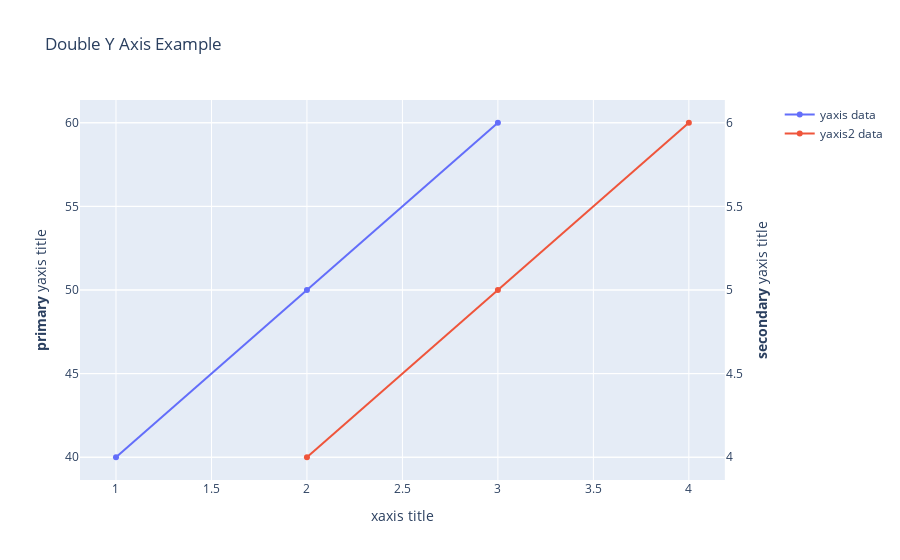

Notebook cell for this chart:
### Code cell
#Same as above but with plotly??

import plotly.graph_objects as go
from plotly.subplots import make_subplots

# Create figure with secondary y-axis
fig = make_subplots(specs=[[{"secondary_y": True}]])

# Add traces
fig.add_trace(
    go.Scatter(x=[1, 2, 3], y=[40, 50, 60], name="yaxis data"),
    secondary_y=False,
)

fig.add_trace(
    go.Scatter(x=[2, 3, 4], y=[4, 5, 6], name="yaxis2 data"),
    secondary_y=True,
)

# Add figure title
fig.update_layout(
    title_text="Double Y Axis Example"
)

# Set x-axis title
fig.update_xaxes(title_text="xaxis title")

# Set y-axes titles
fig.update_yaxes(title_text="<b>primary</b> yaxis title", secondary_y=False)
fig.update_yaxes(title_text="<b>secondary</b> yaxis title", secondary_y=True)

fig.show()

### Figure 1 — Plotly figure (JSON) as saved in the notebook; plotly's stock layout.template omitted (floating-point values rounded to 4 significant figures)
{"data": [{"name": "yaxis data", "type": "scatter", "x": [1, 2, 3], "xaxis": "x", "y": [40, 50, 60], "yaxis": "y"}, {"name": "yaxis2 data", "type": "scatter", "x": [2, 3, 4], "xaxis": "x", "y": [4, 5, 6], "yaxis": "y2"}], "layout": {"title": {"text": "Double Y Axis Example"}, "xaxis": {"anchor": "y", "domain": [0, 0.94], "title": {"text": "xaxis title"}}, "yaxis": {"anchor": "x", "domain": [0, 1], "title": {"text": "<b>primary</b> yaxis title"}}, "yaxis2": {"anchor": "x", "overlaying": "y", "side": "right", "title": {"text": "<b>secondary</b> yaxis title"}}}}
